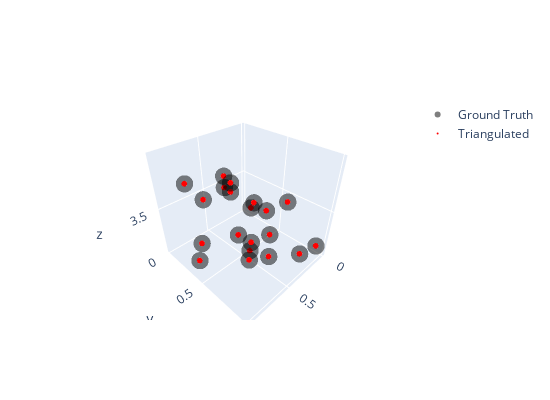

The cell this chart's notebook holds for it:
### Code cell
fig = go.Figure(layout=dict(height=400, width=550))
fig.add_trace(go.Scatter3d(x=X_eucl[0,:], y=X_eucl[1,:], z=X_eucl[2,:], mode='markers', marker=dict(size=6, color="black", opacity=0.5), name='Ground Truth'))
fig.add_trace(go.Scatter3d(x=X_eucl_pred[0,:], y=X_eucl_pred[1,:], z=X_eucl_pred[2,:], mode='markers', marker=dict(size=2, color="red", opacity=1), name='Triangulated'))
fig.show()

### Figure 1 — Plotly figure (JSON) as saved in the notebook; plotly's stock layout.template omitted (floating-point values rounded to 4 significant figures)
{"data": [{"marker": {"color": "black", "opacity": 0.5, "size": 6}, "mode": "markers", "name": "Ground Truth", "type": "scatter3d", "x": [0.2753, 0.7901, 0.5281, 0.7063, 0.05676, 0.8811, 0.9319, 0.2473, 0.006853, 0.463, 0.5919, 0.8591, 0.5944, 0.2574, 0.2363, 0.2831, 0.9155, 0.778, 0.01477, 0.4395], "y": [0.01045, 0.6923, 0.3144, 0.1649, 0.167, 0.3715, 0.9927, 0.7483, 0.3376, 0.5628, 0.8668, 0.4858, 0.4656, 0.3936, 0.9187, 0.6191, 0.8869, 0.1347, 0.9439, 0.5255], "z": [3.437, 3.967, 3.772, 3.08, 3.165, 3.134, 3.632, 3.6, 3.189, 3.193, 3.328, 3.782, 3.721, 3.431, 3.144, 3.206, 3.749, 3.731, 3.107, 3.052]}, {"marker": {"color": "red", "opacity": 1, "size": 2}, "mode": "markers", "name": "Triangulated", "type": "scatter3d", "x": [0.2753, 0.7901, 0.5281, 0.7063, 0.05676, 0.8811, 0.9319, 0.2473, 0.006853, 0.463, 0.5919, 0.8591, 0.5944, 0.2574, 0.2363, 0.2831, 0.9155, 0.778, 0.01477, 0.4395], "y": [0.01045, 0.6923, 0.3144, 0.1649, 0.167, 0.3715, 0.9927, 0.7483, 0.3376, 0.5628, 0.8668, 0.4858, 0.4656, 0.3936, 0.9187, 0.6191, 0.8869, 0.1347, 0.9439, 0.5255], "z": [3.437, 3.967, 3.772, 3.08, 3.165, 3.134, 3.632, 3.6, 3.189, 3.193, 3.328, 3.782, 3.721, 3.431, 3.144, 3.206, 3.749, 3.731, 3.107, 3.052]}], "layout": {"height": 400, "width": 550}}
